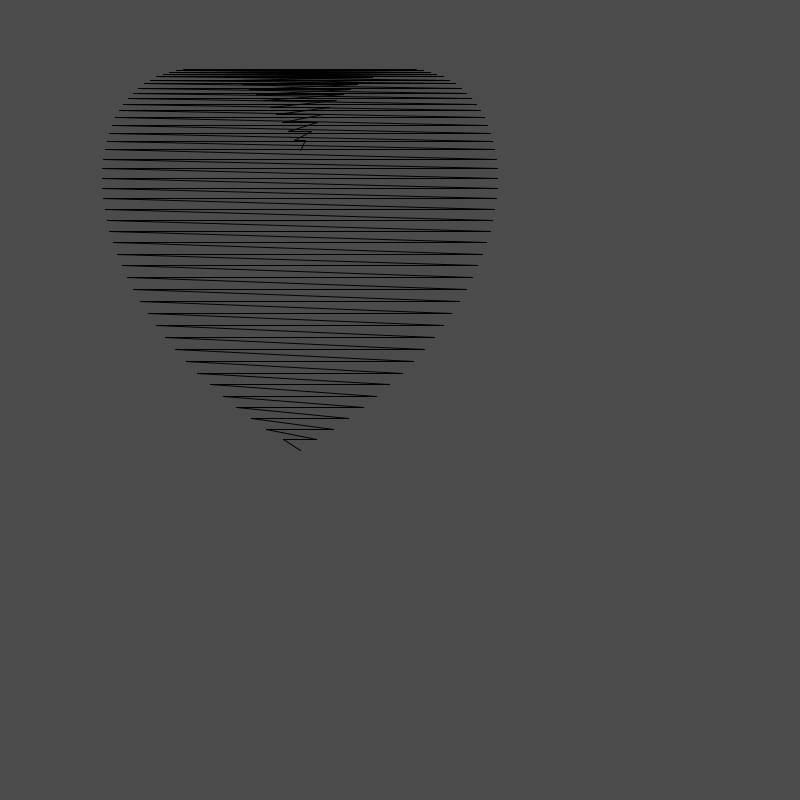
Frame 1 (no input)
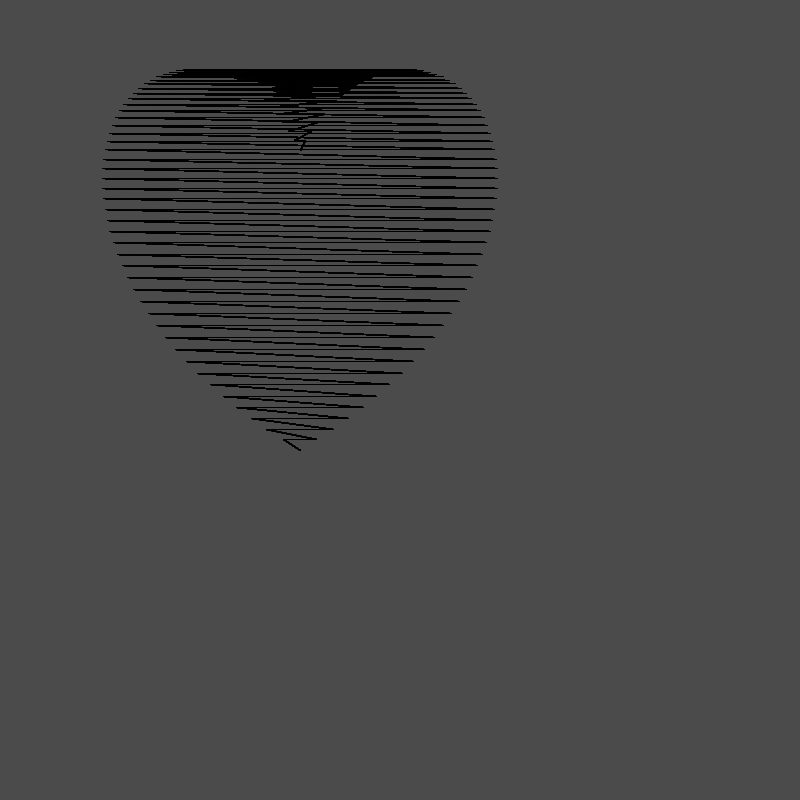
Frame 60 (the mouse pressed at the canvas centre just before this capture)
Frame 120 (the mouse held since frame 60 and released just before this capture): identical to frame 60, image omitted

The Processing sketch that drew these frames (run headless with seeded random() and noise(); from frame 60 on, the mouse is pressed at the canvas centre):

// Processing sketch: Heart_scetch
// ── Heart_scetch.pde
void setup() {
  size(800, 800);
  background(75);
}

float[][] coords = {{300.0,150.0},{300.0,150.0},{305.40588,140.29718},{294.59412,140.29718},{311.13293,131.19434},{288.86707,131.19434},{317.1531,122.69919},{282.8469,122.69919},{323.43817,114.81848},{276.56183,114.81848},{329.95978,107.558075},{270.04022,107.558075},{336.68948,100.92282},{263.31052,100.92282},{343.59875,94.916626},{256.40125,94.916626},{350.659,89.54242},{249.341,89.54242},{357.84164,84.802216},{242.15836,84.802216},{365.11807,80.69711},{234.88193,80.69711},{372.45972,77.22708},{227.54028,77.22708},{379.83807,74.3913},{220.16193,74.3913},{387.22476,72.18802},{212.77524,72.18802},{394.59146,70.61438},{205.40854,70.61438},{401.91,69.66672},{198.09,69.66672},{409.1524,69.34036},{190.8476,69.34036},{416.29086,69.62979},{183.70914,69.62979},{423.2978,70.52844},{176.70221,70.52844},{430.14587,72.02896},{169.85413,72.02896},{436.80804,74.122955},{163.19196,74.122955},{443.25757,76.80124},{156.74243,76.80124},{449.46802,80.05365},{150.53198,80.05365},{455.4133,83.8692},{144.5867,83.8692},{461.0677,88.23602},{138.93231,88.23602},{466.40594,93.14133},{133.59406,93.14133},{471.40314,98.57153},{128.59686,98.57153},{476.03482,104.51221},{123.96518,104.51221},{480.2771,110.94812},{119.7229,110.94812},{484.10645,117.86316},{115.893555,117.86316},{487.5,125.24048},{112.5,125.24048},{490.43536,133.06238},{109.56464,133.06238},{492.89062,141.31049},{107.109375,141.31049},{494.8446,149.9656},{105.155396,149.9656},{496.27673,159.00781},{103.72327,159.00781},{497.16693,168.4165},{102.83307,168.4165},{497.49585,178.17029},{102.50415,178.17029},{497.24487,188.24722},{102.75513,188.24722},{496.39603,198.62456},{103.60397,198.62456},{494.932,209.27905},{105.06799,209.27905},{492.8363,220.18668},{107.1637,220.18668},{490.0931,231.32289},{109.90689,231.32289},{486.68744,242.6626},{113.31256,242.6626},{482.60504,254.18005},{117.39496,254.18005},{477.83255,265.84903},{122.16745,265.84903},{472.35727,277.64273},{127.64273,277.64273},{466.16748,289.5339},{133.83252,289.5339},{459.2523,301.49487},{140.74771,301.49487},{451.60156,313.49738},{148.39844,313.49738},{443.20615,325.51282},{156.79385,325.51282},{434.05777,337.51215},{165.94223,337.51215},{424.14908,349.46606},{175.85092,349.46606},{413.47354,361.34476},{186.52646,361.34476},{402.0257,373.11813},{197.9743,373.11813},{389.8009,384.75583},{210.1991,384.75583},{376.7955,396.2272},{223.2045,396.2272},{363.00687,407.50134},{236.99313,407.50134},{348.43323,418.5471},{251.56677,418.5471},{333.07388,429.33316},{266.92612,429.33316},{316.92905,439.828},{283.07095,439.828},{300.0,450.0},{300.0,450.0}};

void draw()
{
  for (int i = 0; i < coords.length - 1; i++)
  {
    line(coords[i][0], coords[i][1], coords[i+1][0], coords[i+1][1]);
  }
}
